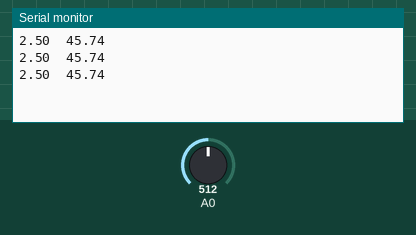
Recording of a sketch running on a simulated Arduino Uno, built with avr-gcc and run on an emulated ATmega328P. Parts: the last lines printed to the serial monitor. The test bench sets the inputs (shaded band); at power-on: A0 = 512.

Above: at 1.2 s.
1.3 s: A0 set to 716
At 1.86 s:
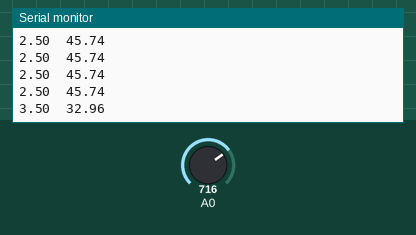
2.8 s: A0 set to 900
At 3.06 s:
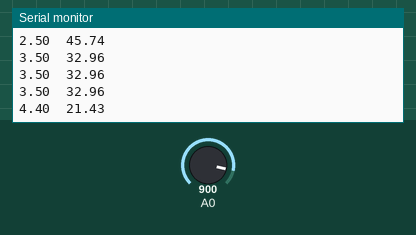
Timing chart, 0 to 5.8 s (numbered marks = the images above; inputs shaded):
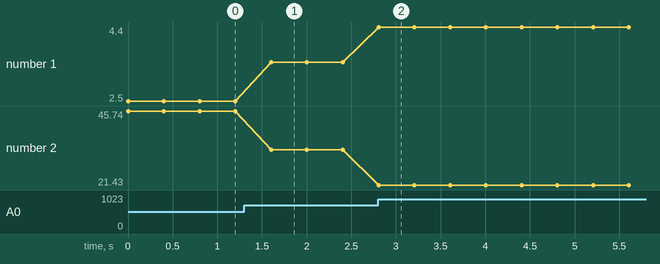

Measured:
- after the input at 1.3 s, the serial monitor: prints a new line after 0.30 s (image 1)
- after the input at 2.8 s, the serial monitor: prints a new line at once (image 2)
- plotted number 1: 2.5 → 3.5 after the input at 1.3 s, 3.5 → 4.4 after the input at 2.8 s
- plotted number 2: 45.74 → 32.96 after the input at 1.3 s, 32.96 → 21.43 after the input at 2.8 s

The sketch:

labo6_1.ino
```cpp
void setup() {
  Serial.begin(9600);


}

void loop() {
  // put your main code here, to run repeatedly:
  float value = analogRead(A0);
  Serial.println(String(value/1023.0 * 5.0) + "\t" + String(temperatuur(value/1023.0 * 5.0)));
  delay(400);
}


float temperatuur(float spanning){
  return -12.82*spanning + 77.82;
}
```
